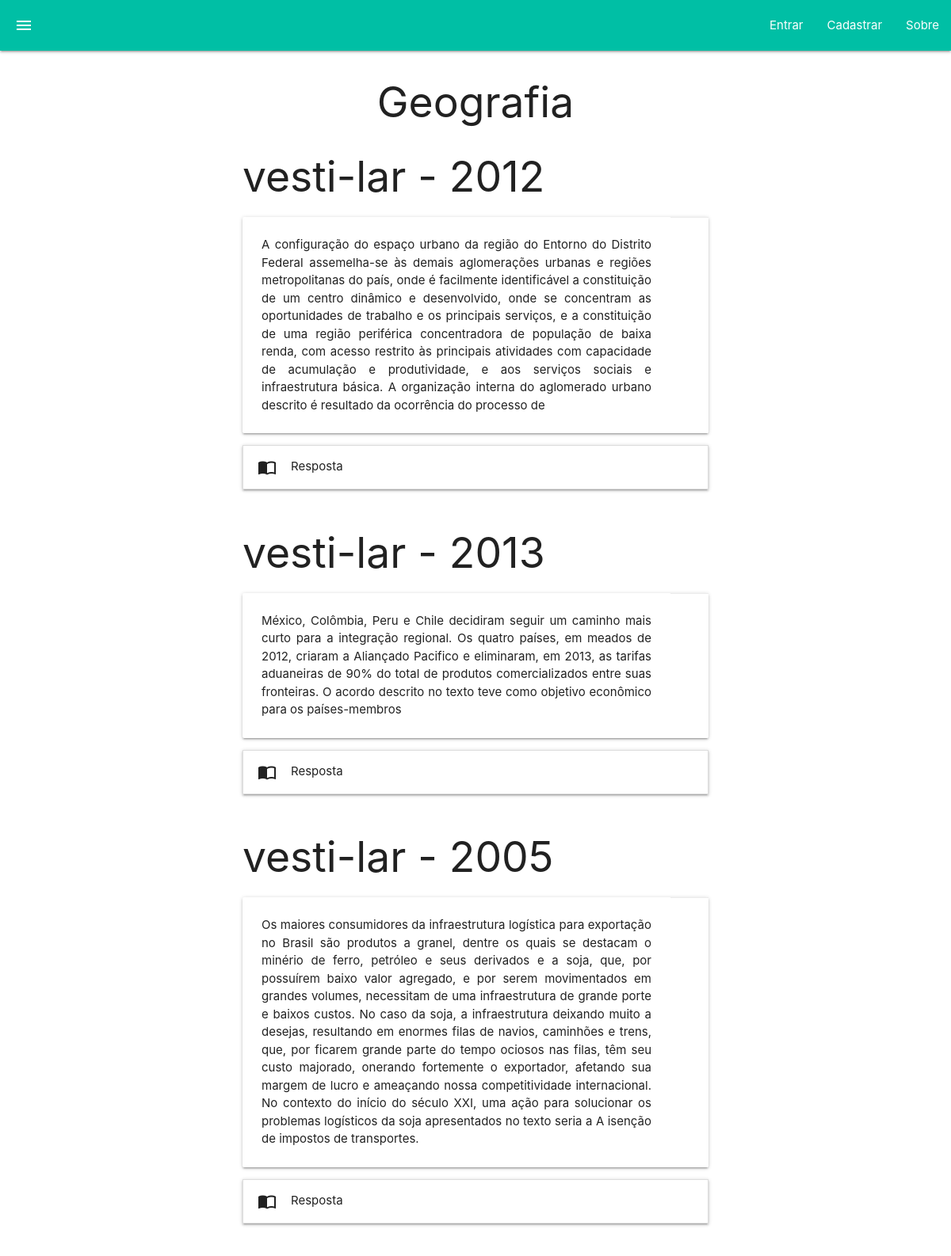
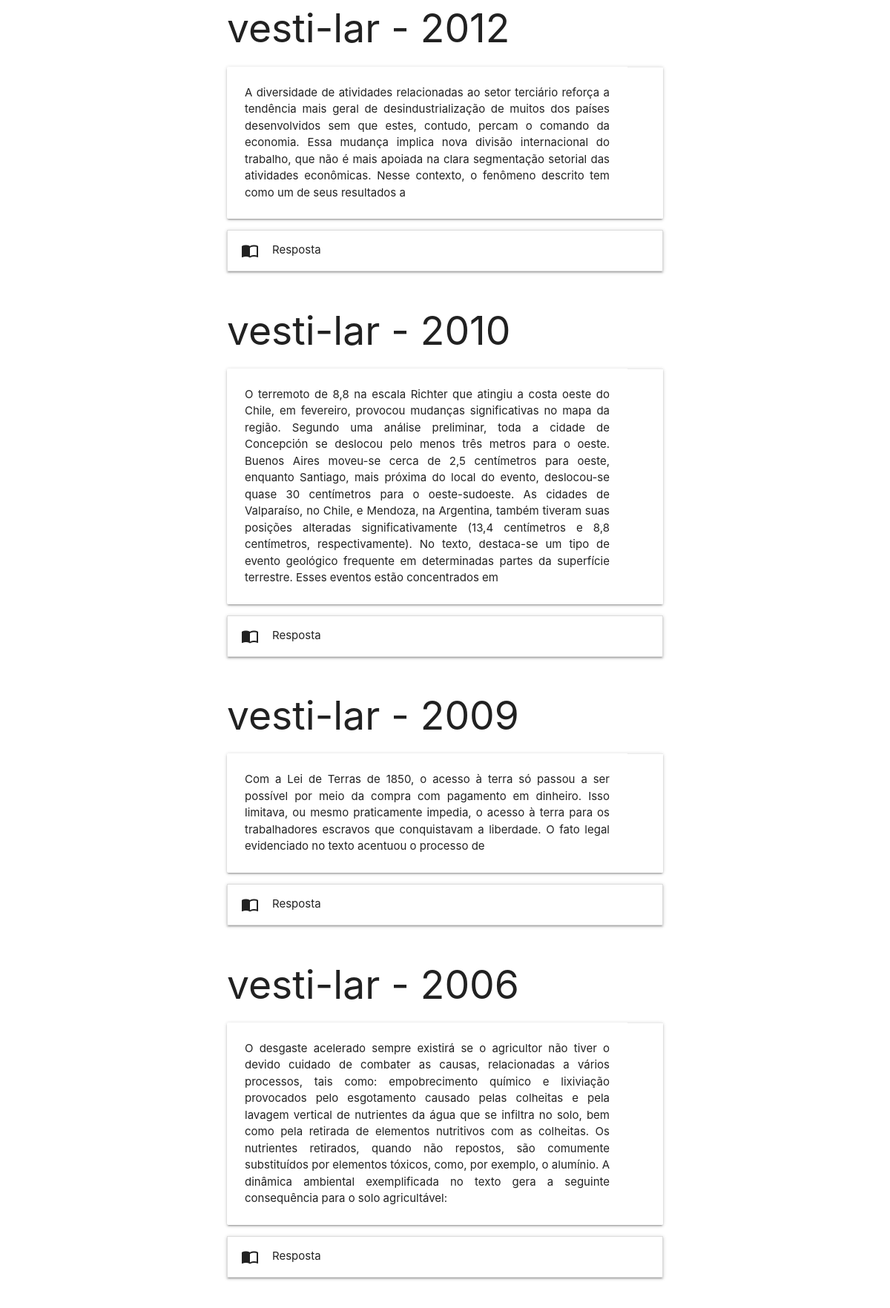
Page /geo.php (upper part) on the committed database (2 pictures, top to bottom).
### tables this page shows
CREATE TABLE IF NOT EXISTS `perguntas` (
  `perg_cod` int(11) NOT NULL AUTO_INCREMENT PRIMARY KEY,
  `perg_ano` int(4) NOT NULL,
  `perg_vestibular` varchar(25) NOT NULL,
  `perg_materia` varchar(20) NOT NULL,
  `perg_conteudo` text NOT NULL,
  `perg_data` date NOT NULL,
  `perg_usuario` int(11) DEFAULT NULL,
  `perg_alternativacorreta` varchar(2) NOT NULL
)DEFAULT CHARSET= utf8;

### src/perg_geo.php (the view, shortened to what this page needs)
<?php
		include('conexao.php');
		$query = 'select * from perguntas where perg_materia="Geografia"';
		$result= mysqli_query($conexao,$query);
		while($conteudo = mysqli_fetch_array($result)){
		$pergunta = utf8_encode($conteudo['perg_conteudo']);
		$id_pergunta = $conteudo['perg_cod'];
		$ano = $conteudo['perg_ano'];
		$vestibular = $conteudo['perg_vestibular'];
		echo '<div class="container" align="justify">
		<div id=',"{$id_pergunta}",' class="row"">
		<div class="">
		<h2>',"{$vestibular} - {$ano}",'</h2>
			<div class="card horizontal">
				<div class="card-content">
					<p>',"{$pergunta}",'</p>
				</div>
			<div class="card-action">
			</div>
			</div>
			<ul class="collapsible">
	   			 <li>
	      <div class="collapsible-header"><i class="material-icons">import_contacts</i>Resposta</div>
	      <div class="collapsible-body"><form action="src/verificaresposta.php" method="post">';
	echo '<button type="submit" class="waves-effect waves-light btn"><i class="material-icons right">arrow_forward</i>Responder</button></form></div>
	    </li>
	  </ul>
			</div>
		</div>
		</div>';
	}
?>

### geo.php (style rules this page uses)
html, body { height: 100%; margin: 0; }

### rows in the picture
perguntas: perg_vestibular "vesti-lar", perg_ano "2012", perg_conteudo "A configuração do espaço urbano da região do Entorno do Distrito Federal assemelha-se às demais aglomerações urbanas e regiões metropolitanas do país, onde é facilmente identificável a constituição de um centro dinâmico e desenvolvido, onde se concentram as oportunidades de trabalho e os principais serviços, e a constituição de uma região periférica concentradora de população de baixa renda, com acesso restrito às principais atividades com capacidade de acumulação e produtividade, e aos serviços sociais e infraestrutura básica. A organização interna do aglomerado urbano descrito é resultado da ocorrência do processo de"
perguntas: perg_vestibular "vesti-lar", perg_ano "2013", perg_conteudo "México, Colômbia, Peru e Chile decidiram seguir um caminho mais curto para a integração regional. Os quatro países, em meados de 2012, criaram a Aliançado Pacifico e eliminaram, em 2013, as tarifas aduaneiras de 90% do total de produtos comercializados entre suas fronteiras. O acordo descrito no texto teve como objetivo econômico para os países-membros"
perguntas: perg_vestibular "vesti-lar", perg_ano "2005", perg_conteudo "Os maiores consumidores da infraestrutura logística para exportação no Brasil são produtos a granel, dentre os quais se destacam o minério de ferro, petróleo e seus derivados e a soja, que, por possuírem baixo valor agregado, e por serem movimentados em grandes volumes, necessitam de uma infraestrutura de grande porte e baixos custos. No caso da soja, a infraestrutura deixando muito a desejas, resultando em enormes filas de navios, caminhões e trens, que, por ficarem grande parte do tempo ociosos nas filas, têm seu custo majorado, onerando fortemente o exportador, afetando sua margem de lucro e ameaçando nossa competitividade internacional. No contexto do início do século XXI, uma ação para…"
perguntas: perg_vestibular "vesti-lar", perg_ano "2012", perg_conteudo "A diversidade de atividades relacionadas ao setor terciário reforça a tendência mais geral de desindustrialização de muitos dos países desenvolvidos sem que estes, contudo, percam o comando da economia. Essa mudança implica nova divisão internacional do trabalho, que não é mais apoiada na clara segmentação setorial das atividades econômicas. Nesse contexto, o fenômeno descrito tem como um de seus resultados a"
perguntas: perg_vestibular "vesti-lar", perg_ano "2010", perg_conteudo "O terremoto de 8,8 na escala Richter que atingiu a costa oeste do Chile, em fevereiro, provocou mudanças significativas no mapa da região. Segundo uma análise preliminar, toda a cidade de Concepción se deslocou pelo menos três metros para o oeste. Buenos Aires moveu-se cerca de 2,5 centímetros para oeste, enquanto Santiago, mais próxima do local do evento, deslocou-se quase 30 centímetros para o oeste-sudoeste. As cidades de Valparaíso, no Chile, e Mendoza, na Argentina, também tiveram suas posições alteradas significativamente (13,4 centímetros e 8,8 centímetros, respectivamente). No texto, destaca-se um tipo de evento geológico frequente em determinadas partes da superfície terrestre.…"
perguntas: perg_vestibular "vesti-lar", perg_ano "2009", perg_conteudo "Com a Lei de Terras de 1850, o acesso à terra só passou a ser possível por meio da compra com pagamento em dinheiro. Isso limitava, ou mesmo praticamente impedia, o acesso à terra para os trabalhadores escravos que conquistavam a liberdade. O fato legal evidenciado no texto acentuou o processo de"
perguntas: perg_vestibular "vesti-lar", perg_ano "2006", perg_conteudo "O desgaste acelerado sempre existirá se o agricultor não tiver o devido cuidado de combater as causas, relacionadas a vários processos, tais como: empobrecimento químico e lixiviação provocados pelo esgotamento causado pelas colheitas e pela lavagem vertical de nutrientes da água que se infiltra no solo, bem como pela retirada de elementos nutritivos com as colheitas. Os nutrientes retirados, quando não repostos, são comumente substituídos por elementos tóxicos, como, por exemplo, o alumínio. A dinâmica ambiental exemplificada no texto gera a seguinte consequência para o solo agricultável:"
